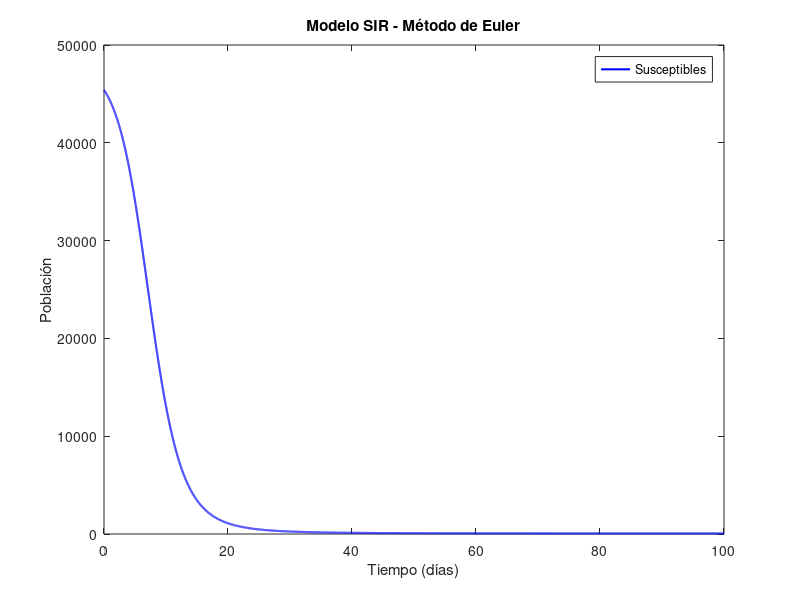
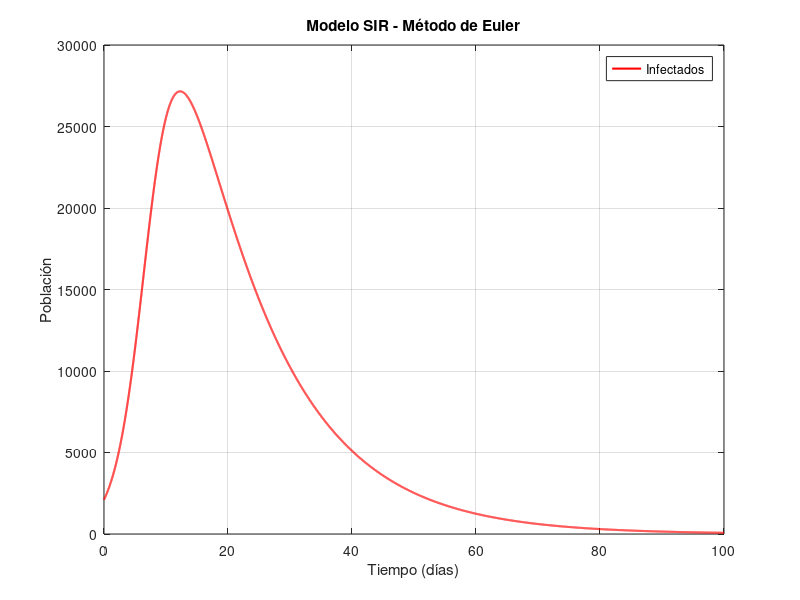
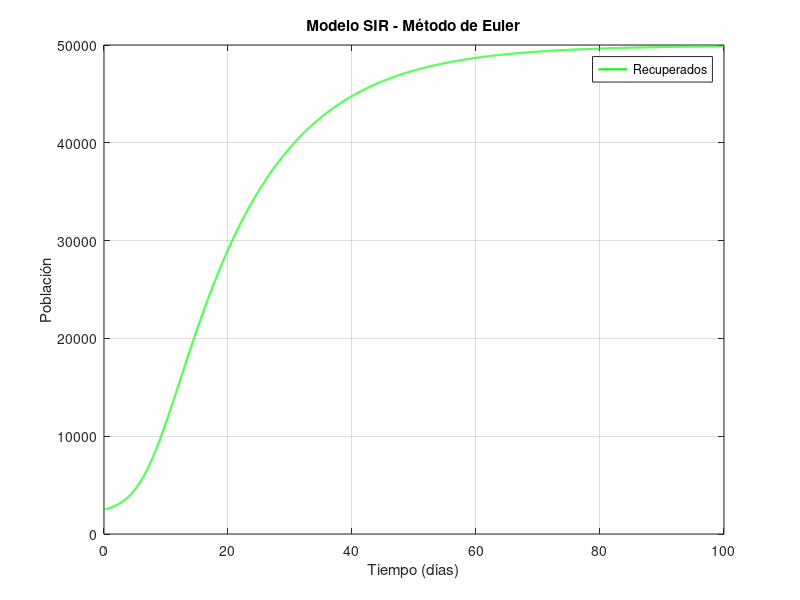
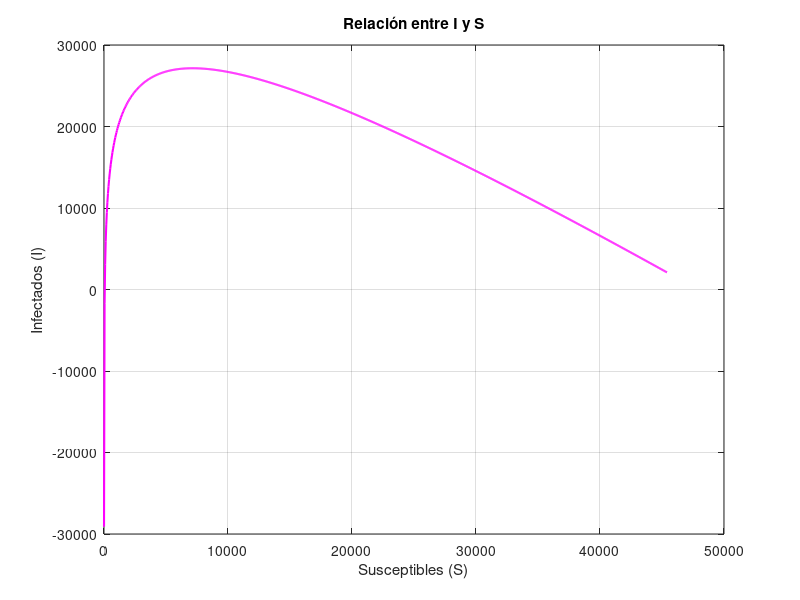

These figures' MATLAB source, in order:
% Parámetros del modelo
beta = 0.00001; % Tasa de transmisión
gamma = 1/14;   % Tasa de recuperación

% Condiciones iniciales
S0 = 45400; % Población susceptible inicial
I0 = 2100;  % Población infectada inicial
R0 = 2500;  % Población recuperada inicial

% Tiempo de simulación
T = 100;    % Tiempo total (en días)
dt = 0.01;     % Paso de tiempo (en días)
N = T/dt;   % Número de pasos

% Inicialización de vectores
S = zeros(1, N+1);
I = zeros(1, N+1);
R = zeros(1, N+1);
t = 0:dt:T; % Vector de tiempo

% Condiciones iniciales
S(1) = S0;
I(1) = I0;
R(1) = R0;

% Método de Euler
for n = 1:N
    dS = -beta * S(n) * I(n);
    dI = beta * S(n) * I(n) - gamma * I(n);
    dR = gamma * I(n);

    S(n+1) = S(n) + dS * dt;
    I(n+1) = I(n) + dI * dt;
    R(n+1) = R(n) + dR * dt;
end

% Gráfica de resultados
figure;
plot(t, S, 'b', 'LineWidth', 1.5); hold on;

xlabel('Tiempo (días)');
ylabel('Población');
legend('Susceptibles');
title('Modelo SIR - Método de Euler');
hold off;
figure;

plot(t, I, 'r', 'LineWidth', 1.5);
xlabel('Tiempo (días)');
ylabel('Población');
legend( 'Infectados');
title('Modelo SIR - Método de Euler');
grid on;

figure;
plot(t, R, 'g', 'LineWidth', 1.5);
xlabel('Tiempo (días)');
ylabel('Población');
legend('Recuperados');
title('Modelo SIR - Método de Euler');
grid on;

% Rango de valores de S para graficar
S_values = linspace(1, max(S), 1000); % Asegúrate de que S > 0 para evitar problemas con ln(S)
I_values = -S_values + 7142.86 * log(S_values) - 29094.8;

% Gráfica de I en función de S
figure;
plot(S_values, I_values, 'm', 'LineWidth', 1.5);
xlabel('Susceptibles (S)');
ylabel('Infectados (I)');
title('Relación entre I y S');
grid on;

% Gráfica de S en función de R
figure;
plot(R, S, 'c', 'LineWidth', 1.5);
xlabel('Recuperados (R)');
ylabel('Susceptibles (S)');
title('Relación entre S y R');
grid on;
